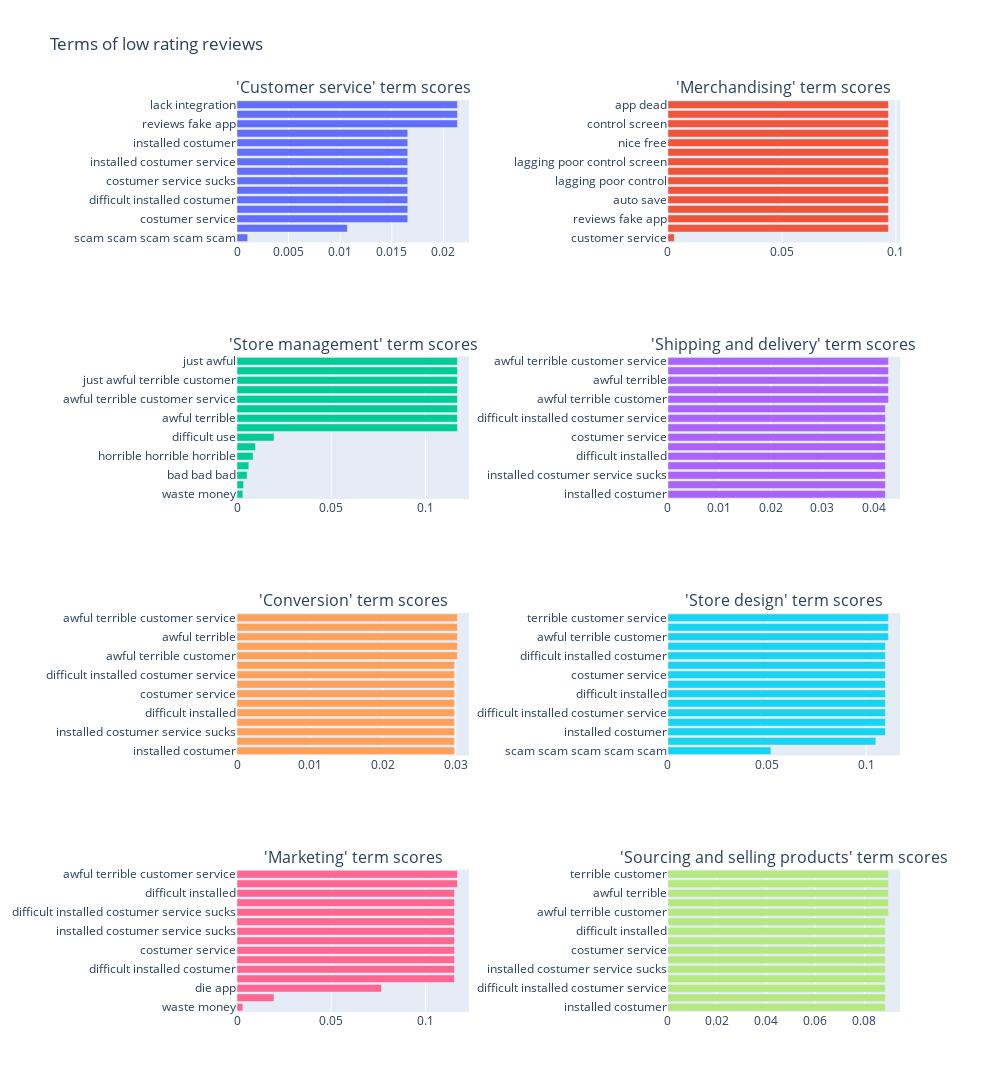

Notebook code cell kept with this figure:
### Code cell
for number, chart in enumerate(charts):
    row = int(number / 2) + 1
    col = 1 if (number % 2 == 0) else 2
    fig.append_trace(chart, row, col)
    
fig['layout'].update(title='Terms of low rating reviews', 
                     height=3024, width=1000, 
                     margin=go.layout.Margin(l=200, r=100), showlegend=False)
plotly.offline.iplot(fig)

### Figure 1 — Plotly figure (JSON) as saved in the notebook; plotly's stock layout.template omitted (floating-point values rounded to 4 significant figures)
{"data": [{"name": "Conversion", "orientation": "h", "type": "bar", "x": [0.001038, 0.0107, 0.01655, 0.01655, 0.01655, 0.01655, 0.01655, 0.01655, 0.01655, 0.01655, 0.01655, 0.01655, 0.02137, 0.02137, 0.02137], "xaxis": "x", "y": ["scam scam scam scam scam", "difficult use", "costumer service", "difficult installed", "difficult installed costumer", "difficult installed costumer service", "costumer service sucks", "installed costumer service sucks", "installed costumer service", "service sucks", "installed costumer", "difficult installed costumer service sucks", "reviews fake app", "reviews fake app dead", "lack integration"], "yaxis": "y"}, {"name": "Customer service", "orientation": "h", "type": "bar", "x": [0.002773, 0.09669, 0.09669, 0.09669, 0.09669, 0.09669, 0.09669, 0.09669, 0.09669, 0.09669, 0.09669, 0.09669, 0.09669, 0.09669, 0.09669], "xaxis": "x2", "y": ["customer service", "reviews fake app dead", "reviews fake app", "reviews fake", "auto save", "lagging poor", "lagging poor control", "hard fileds auto", "lagging poor control screen", "love apps", "nice free", "nice free love", "control screen", "poor control", "app dead"], "yaxis": "y2"}, {"name": "Marketing", "orientation": "h", "type": "bar", "x": [0.003109, 0.003491, 0.005384, 0.006246, 0.008501, 0.009792, 0.0196, 0.117, 0.117, 0.117, 0.117, 0.117, 0.117, 0.117, 0.117], "xaxis": "x3", "y": ["waste money", "bad bad", "bad bad bad", "bad bad bad bad", "horrible horrible horrible", "horrible horrible", "difficult use", "terrible customer", "awful terrible", "awful terrible customer", "awful terrible customer service", "terrible customer service", "just awful terrible customer", "just awful terrible", "just awful"], "yaxis": "y3"}, {"name": "Merchandising", "orientation": "h", "type": "bar", "x": [0.0423, 0.0423, 0.0423, 0.0423, 0.0423, 0.0423, 0.0423, 0.0423, 0.0423, 0.0423, 0.04289, 0.04289, 0.04289, 0.04289, 0.04289], "xaxis": "x4", "y": ["installed costumer", "difficult installed costumer service sucks", "installed costumer service sucks", "difficult installed costumer", "difficult installed", "costumer service sucks", "costumer service", "service sucks", "difficult installed costumer service", "installed costumer service", "awful terrible customer", "terrible customer", "awful terrible", "terrible customer service", "awful terrible customer service"], "yaxis": "y4"}, {"name": "Shipping and delivery", "orientation": "h", "type": "bar", "x": [0.02983, 0.02983, 0.02983, 0.02983, 0.02983, 0.02983, 0.02983, 0.02983, 0.02983, 0.02983, 0.03025, 0.03025, 0.03025, 0.03025, 0.03025], "xaxis": "x5", "y": ["installed costumer", "difficult installed costumer service sucks", "installed costumer service sucks", "difficult installed costumer", "difficult installed", "costumer service sucks", "costumer service", "service sucks", "difficult installed costumer service", "installed costumer service", "awful terrible customer", "terrible customer", "awful terrible", "terrible customer service", "awful terrible customer service"], "yaxis": "y5"}, {"name": "Sourcing and selling products", "orientation": "h", "type": "bar", "x": [0.05196, 0.1049, 0.1097, 0.1097, 0.1097, 0.1097, 0.1097, 0.1097, 0.1097, 0.1097, 0.1097, 0.1097, 0.1112, 0.1112, 0.1112], "xaxis": "x6", "y": ["scam scam scam scam scam", "bad bad bad", "installed costumer", "difficult installed costumer service sucks", "difficult installed costumer service", "installed costumer service sucks", "difficult installed", "costumer service sucks", "costumer service", "service sucks", "difficult installed costumer", "installed costumer service", "awful terrible customer", "awful terrible customer service", "terrible customer service"], "yaxis": "y6"}, {"name": "Store design", "orientation": "h", "type": "bar", "x": [0.003109, 0.0196, 0.0767, 0.1154, 0.1154, 0.1154, 0.1154, 0.1154, 0.1154, 0.1154, 0.1154, 0.1154, 0.1154, 0.117, 0.117], "xaxis": "x7", "y": ["waste money", "difficult use", "die app", "installed costumer service", "difficult installed costumer", "service sucks", "costumer service", "costumer service sucks", "installed costumer service sucks", "difficult installed costumer service", "difficult installed costumer service sucks", "installed costumer", "difficult installed", "awful terrible customer", "awful terrible customer service"], "yaxis": "y7"}, {"name": "Store management", "orientation": "h", "type": "bar", "x": [0.08854, 0.08854, 0.08854, 0.08854, 0.08854, 0.08854, 0.08854, 0.08854, 0.08854, 0.08854, 0.08977, 0.08977, 0.08977, 0.08977, 0.08977], "xaxis": "x8", "y": ["installed costumer", "difficult installed costumer service sucks", "difficult installed costumer service", "difficult installed costumer", "installed costumer service sucks", "costumer service sucks", "costumer service", "service sucks", "difficult installed", "installed costumer service", "awful terrible customer", "awful terrible customer service", "awful terrible", "terrible customer service", "terrible customer"], "yaxis": "y8"}], "layout": {"annotations": [{"font": {"size": 16}, "showarrow": false, "text": "'Customer service' term scores", "x": 0.175, "xanchor": "center", "xref": "paper", "y": 1, "yanchor": "bottom", "yref": "paper"}, {"font": {"size": 16}, "showarrow": false, "text": "'Merchandising' term scores", "x": 0.825, "xanchor": "center", "xref": "paper", "y": 1, "yanchor": "bottom", "yref": "paper"}, {"font": {"size": 16}, "showarrow": false, "text": "'Store management' term scores", "x": 0.175, "xanchor": "center", "xref": "paper", "y": 0.7188, "yanchor": "bottom", "yref": "paper"}, {"font": {"size": 16}, "showarrow": false, "text": "'Shipping and delivery' term scores", "x": 0.825, "xanchor": "center", "xref": "paper", "y": 0.7188, "yanchor": "bottom", "yref": "paper"}, {"font": {"size": 16}, "showarrow": false, "text": "'Conversion' term scores", "x": 0.175, "xanchor": "center", "xref": "paper", "y": 0.4375, "yanchor": "bottom", "yref": "paper"}, {"font": {"size": 16}, "showarrow": false, "text": "'Store design' term scores", "x": 0.825, "xanchor": "center", "xref": "paper", "y": 0.4375, "yanchor": "bottom", "yref": "paper"}, {"font": {"size": 16}, "showarrow": false, "text": "'Marketing' term scores", "x": 0.175, "xanchor": "center", "xref": "paper", "y": 0.1562, "yanchor": "bottom", "yref": "paper"}, {"font": {"size": 16}, "showarrow": false, "text": "'Sourcing and selling products' term scores", "x": 0.825, "xanchor": "center", "xref": "paper", "y": 0.1562, "yanchor": "bottom", "yref": "paper"}], "height": 3024, "margin": {"l": 200, "r": 100}, "showlegend": false, "title": {"text": "Terms of low rating reviews"}, "width": 1000, "xaxis": {"anchor": "y", "autorange": true, "domain": [0, 0.35], "range": [0, 0.0225], "type": "linear"}, "xaxis2": {"anchor": "y2", "autorange": true, "domain": [0.65, 1.0], "range": [0, 0.1018], "type": "linear"}, "xaxis3": {"anchor": "y3", "autorange": true, "domain": [0, 0.35], "range": [0, 0.1232], "type": "linear"}, "xaxis4": {"anchor": "y4", "autorange": true, "domain": [0.65, 1.0], "range": [0, 0.04514], "type": "linear"}, "xaxis5": {"anchor": "y5", "autorange": true, "domain": [0, 0.35], "range": [0, 0.03184], "type": "linear"}, "xaxis6": {"anchor": "y6", "autorange": true, "domain": [0.65, 1.0], "range": [0, 0.1171], "type": "linear"}, "xaxis7": {"anchor": "y7", "autorange": true, "domain": [0, 0.35], "range": [0, 0.1232], "type": "linear"}, "xaxis8": {"anchor": "y8", "autorange": true, "domain": [0.65, 1.0], "range": [0, 0.0945], "type": "linear"}, "yaxis": {"anchor": "x", "autorange": true, "domain": [0.8438, 1], "range": [-0.5, 14.5], "type": "category"}, "yaxis2": {"anchor": "x2", "autorange": true, "domain": [0.8438, 1], "range": [-0.5, 14.5], "type": "category"}, "yaxis3": {"anchor": "x3", "autorange": true, "domain": [0.5625, 0.7188], "range": [-0.5, 14.5], "type": "category"}, "yaxis4": {"anchor": "x4", "autorange": true, "domain": [0.5625, 0.7188], "range": [-0.5, 14.5], "type": "category"}, "yaxis5": {"anchor": "x5", "autorange": true, "domain": [0.2812, 0.4375], "range": [-0.5, 14.5], "type": "category"}, "yaxis6": {"anchor": "x6", "autorange": true, "domain": [0.2812, 0.4375], "range": [-0.5, 14.5], "type": "category"}, "yaxis7": {"anchor": "x7", "autorange": true, "domain": [0, 0.1562], "range": [-0.5, 14.5], "type": "category"}, "yaxis8": {"anchor": "x8", "autorange": true, "domain": [0, 0.1562], "range": [-0.5, 14.5], "type": "category"}}}
